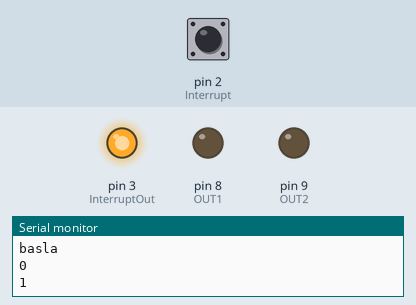
The sketch below on a simulated Arduino Uno, built with avr-gcc and run on an emulated ATmega328P. Shown: output pins drawn as LEDs (lit = HIGH), the last lines printed to the serial monitor. Dashed ring = blinking. The test bench sets the inputs (shaded band); at power-on: pin 2 (Interrupt) LOW.

Above: at 1.2 s.
1.3 s: pin 2 (Interrupt) pulled HIGH for 0.15 s
At 1.7 s:
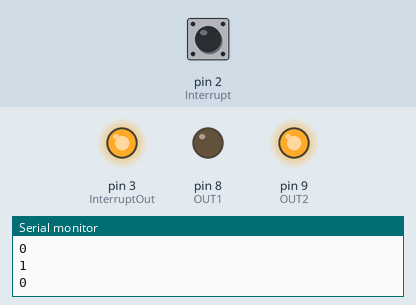
4.4 s: pin 2 (Interrupt) pulled HIGH for 1 s
At 5.1 s:
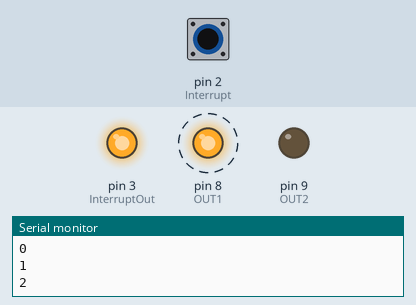
7.4 s: pin 2 (Interrupt) pulled HIGH for 3.2 s
At 8.8 s:
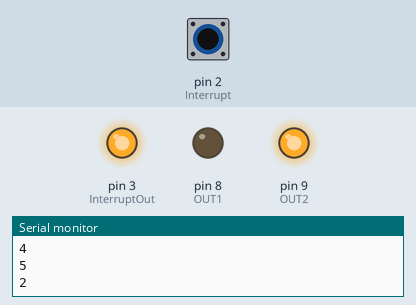
13.6 s: pin 2 (Interrupt) pulsed HIGH 2 times (0.12 s each, 0.3 s apart)
At 15.8 s:
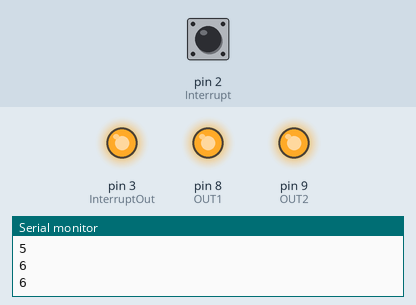
Timing chart, 0 to 18.2 s (numbered marks = the images above; inputs shaded):
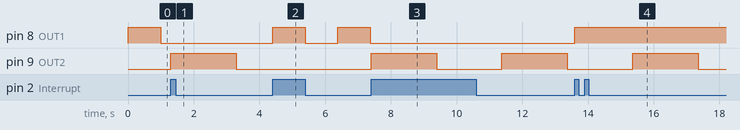

Measured:
- after the input at 1.3 s, pin 8 (OUT1): stays LOW (without the input it goes to HIGH after 0.68 s); pin 9 (OUT2): LOW → HIGH at once, → LOW 2.0 s later
- after the input at 4.4 s, pin 8 (OUT1): alternates HIGH for 0.99 s and LOW for 0.99 s, starting at once; pin 9 (OUT2): stays LOW (without the input it goes to HIGH after 0.88 s)
- after the input at 7.4 s, pin 8 (OUT1): stops changing and stays LOW; pin 9 (OUT2): alternates HIGH for 2.0 s and LOW for 2.0 s, starting at once
- after the input at 13.6 s, pin 8 (OUT1): LOW → HIGH at once

The sketch:

MultiTask.ino
```cpp
#define OUT1 8
#define OUT2 9
#define Interrupt 2
#define InterruptOut 3
#define controlTime 10 //ms


struct Task{
  int id;
  unsigned long lastProceed;
  int delayTime;
  int outputPin;
  int stts;
  void (*homework)(struct Task*);
  int counter;

};

struct Messanger{

};


enum State{
  Idle,
  Processing,
  Blocked
};

struct TaskControlBlock{
  int currentTaskId;
  enum State state;


};

struct TaskControlBlock* TCB;
struct Task* Task1;
struct Task* Task2;


void Homework(struct Task* task){
  if(millis() - task->lastProceed >= task->delayTime - controlTime){
    task->stts = !task->stts;
    TCB->state = Processing;
    /*while(task->counter < 50){
      Serial.println(task->counter);
      delay(10);//
      task->counter += 1;
    }*/
    Serial.println(task->counter);
    digitalWrite(task->outputPin,task->stts);
    task->counter += 1;
    if(task->counter >= 50){
      task->counter = 0;
    }
    task->lastProceed = millis();
    //Serial.println(task->id);
    //Serial.println(" has finished returning to Idle state");
    TCB->state = Idle;
    digitalWrite(InterruptOut,HIGH);
  }
  else{
    //Serial.print(task->id);
    //Serial.println(" has to wait");
    TCB->state = Idle;
    digitalWrite(InterruptOut,HIGH);
  }

}


void changeTask(){

  digitalWrite(InterruptOut,LOW);
  if(TCB->state == Processing){

    Serial.println("An Interrupt Occured when processing returning to Idle state");
    TCB->state = Idle;
  }
   switch(TCB->currentTaskId){
     case 0:
       TCB->currentTaskId = 1;
       break;
     case 1:
       TCB->currentTaskId = 0;
       break;
    }


}

void setup() {
  // put your setup code here, to run once:
  pinMode(OUT1,OUTPUT);
  pinMode(OUT2,OUTPUT);
  pinMode(Interrupt,INPUT);
  pinMode(InterruptOut,OUTPUT);
  attachInterrupt(digitalPinToInterrupt(Interrupt),changeTask,RISING);
  TCB = (struct TaskControlBlock*)malloc(sizeof(struct TaskControlBlock));
  TCB->currentTaskId = 0;
  TCB->state = Idle;

  //Task1

  Task1 = (struct Task*)malloc(sizeof(struct Task));
  Task1->id = 0;
  Task1->delayTime = 1000;
  Task1->lastProceed = -Task1->delayTime;
  Task1->outputPin = OUT1;
  Task1->stts = 0; // LED is off
  Task1->homework = &Homework;
  Task1->counter =0;
  //Task2

  Task2 = (struct Task*)malloc(sizeof(struct Task));
  Task2->id = 1;
  Task2->delayTime = 2000;
  Task2->lastProceed = -Task2->delayTime;
  Task2->outputPin = OUT2;
  Task2->stts = 0;
  Task2->homework = &Homework;
  Task2->counter = 0;


  Serial.begin(9600);
  Serial.println("basla");
  Task1->homework(Task1);

}

void loop() {
  // put your main code here, to run repeatedly:


  if(TCB->state == Idle){
    switch(TCB->currentTaskId){
      case 0:
        Task1->homework(Task1);
        break;

      case 1:
        Task2->homework(Task2);
        break;
    }
  }

}
```
